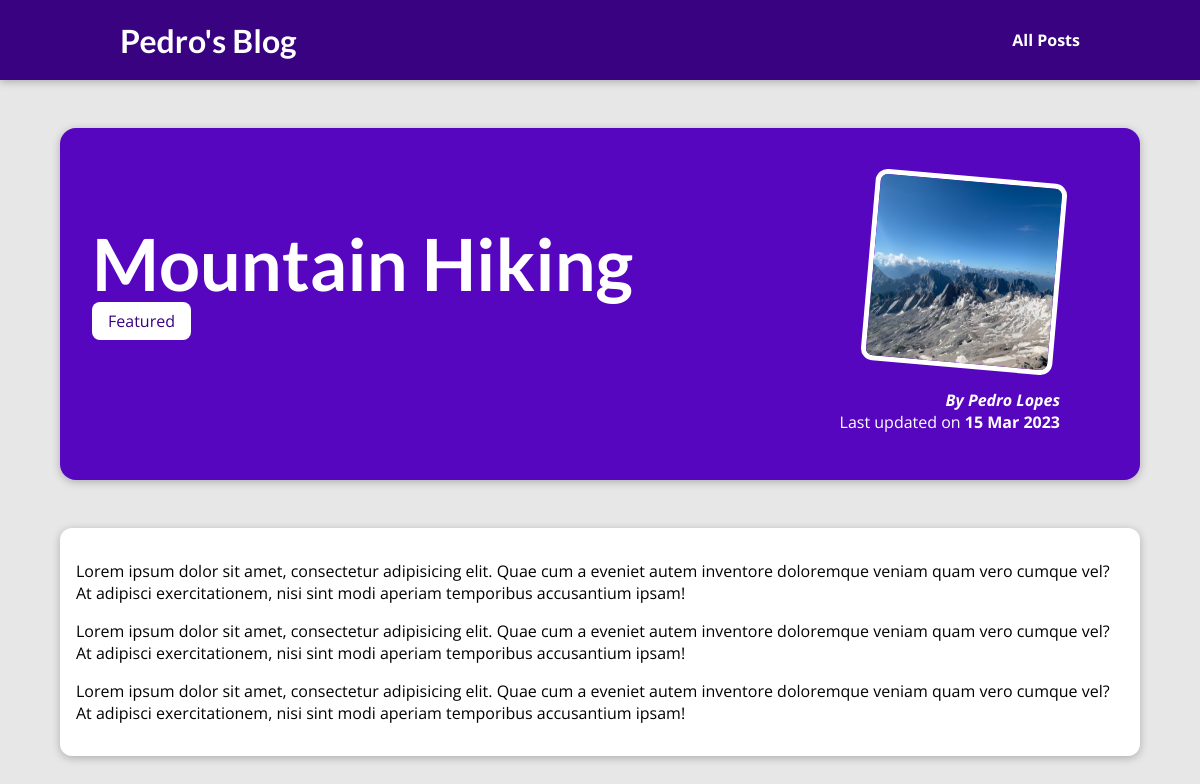
The page /posts/hike-in-the-mountains on the database its author committed.
### blog/models.py (models this page shows, shortened)
class Post(models.Model):
    title = models.CharField(max_length=150)
    excerpt = models.CharField(max_length=200)
    image_name = models.CharField(max_length=100)
    date = models.DateField(auto_now=True)
    slug = models.SlugField(unique=True, db_index=True)
    content = models.TextField(validators=[MinLengthValidator(10)])
    author = models.ForeignKey(
        Author, on_delete=models.SET_NULL, null=True, related_name='posts')
    tags = models.ManyToManyField(Tag)

class Tag(models.Model):
    caption = models.CharField(max_length=20)

class Author(models.Model):
    first_name = models.CharField(max_length=100)
    last_name = models.CharField(max_length=100)
    email_address = models.EmailField()
    def full_name(self):
        return f'{self.first_name} {self.last_name}'
    def __str__(self):
        return self.full_name()

### blog/views.py (the view)
# urls.py: path("posts/<slug:slug>", views.post_detail,
def post_detail(request, slug):
    identified_post = get_object_or_404(Post, slug=slug)
    return render(request, 'blog/post-detail.html', {
        'post': identified_post,
        'post_tags': identified_post.tags.all()
    }
    )

### blog/templates/blog/post-detail.html (shortened to what this page needs)
{% extends 'base.html' %}
{% load static %}
{% block css_files %}
    <link rel="stylesheet" href="{% static 'blog/post-detail.css' %}"/>
{% endblock css_files %}
{% block content %}
    <section id='summary'>
        <h2>{{post.title}}</h2>
        <div>
            {% for tag in post_tags %}
                <span class='tag'>{{ tag.caption }}</span>
            {% endfor %}
        </div>
        <article>
            <img src="{% static 'blog/images/'|add:post.image_name %}" alt="{{ post.title }}"/>
            <address>By <a href="mailto:{post.author.email_adress}">{{post.author}}</a></address>
            <div>
                Last updated on <time>{{post.date|date:"d M Y" }}</time>
            </div>
        </article>
    </section>
    <main>
        {{post.content|linebreaks}}
    </main>
{% endblock %}

### static/app.css (style rules this page uses)
* { box-sizing: border-box; }
html { font-family: 'Open Sans', 'Lato', sans-serif; }
body { margin: 0; }
h1, h2, h3 { font-family: 'Lato', sans-serif; font-weight: bold; }

### blog/static/blog/post-detail.css (style rules this page uses)
body { background-color: #e7e7e7; }
#summary { margin: 8rem auto 3rem auto; padding: 2rem; width: 90%; max-width: 90rem; border-radius: 16px; background-color: #5706c0; position: relative; box-shadow: 0 2px 8px rgba(0, 0, 0, 0.25); height: 22rem; }
#summary h2 { color: white; font-size: 4.5rem; margin-bottom: 0.25rem; }
#summary article { position: absolute; top: 2rem; right: 3rem; padding: 1rem 2rem; border-radius: 12px; text-align: right; color: white; }
#summary article img { width: 12rem; height: 12rem; border-radius: 12px; transform: rotateZ(5deg); border: 5px solid white; margin-bottom: 1rem; }
#summary address { font-weight: bold; }
#summary a { color: white; text-decoration: none; }
#summary time { font-weight: bold; }
main { width: 90%; max-width: 90rem; margin: 3rem auto; background-color: white; padding: 1rem; border-radius: 12px; box-shadow: 0 2px 8px rgba(0, 0, 0, 0.25); }
.tag { background-color: white; color: #390281; padding: 0.5rem 1rem; border-radius: 8px; }

### rows shown on the page
Post: title "Mountain Hiking", image_name (picture), author "Pedro Lopes", date "15 Mar 2023", content "Lorem ipsum dolor sit amet, consectetur adipisicing elit. Quae cum a eveniet autem inventore doloremque veniam quam vero cumque vel? At adipisci exercitationem, nisi sint modi aperiam temporibus accusantium ipsam! Lorem ipsum dolor sit amet, consectetur adipisicing elit. Quae cum a eveniet autem inventore doloremque veniam quam vero cumque vel? At adipisci exercitationem, nisi sint modi aperiam temporibus accusantium ipsam! Lorem ipsum dolor sit amet, consectetur adipisicing elit. Quae cum a eveniet autem inventore doloremque veniam quam vero cumque vel? At adipisci exercitationem, nisi sint modi aperiam temporibus accusantium ipsam!"
Tag: caption "Featured"
